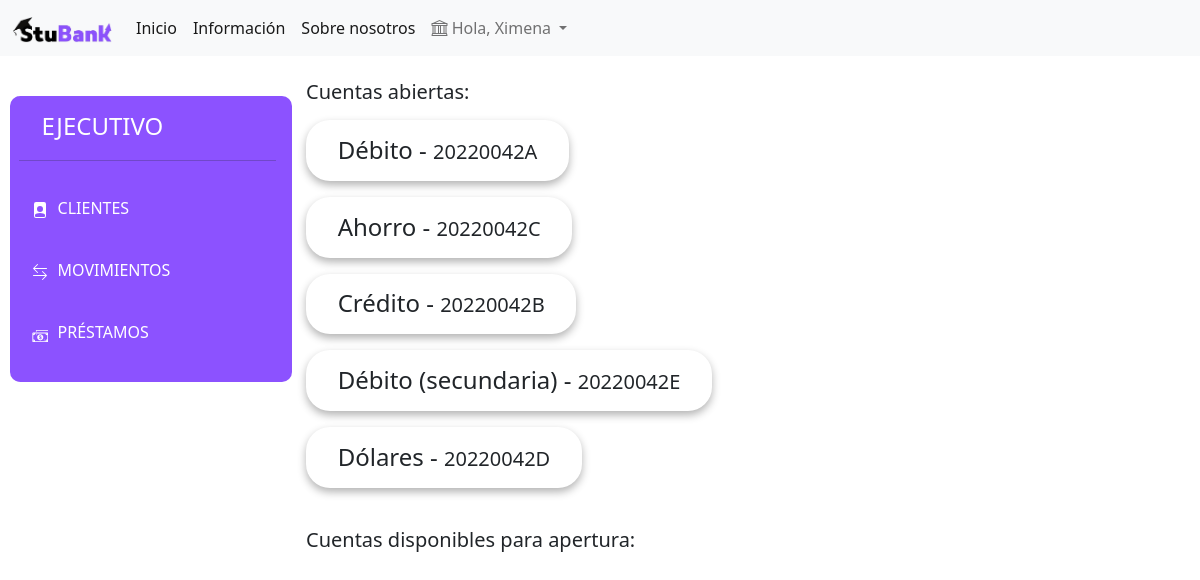
The page /ejecutivo/cuentasCl.php?id=20220042 (signed in) on the database its author committed.
### tables this page shows
CREATE TABLE `cuentas` (
  `id_cuenta` int(11) NOT NULL,
  `nCliente` varchar(9) NOT NULL,
  `cuenta` varchar(10) NOT NULL,
  `tipo` varchar(1) NOT NULL,
  `titulo` varchar(20) NOT NULL,
  `saldo` double NOT NULL DEFAULT 0
);

### ejecutivo/cuentasCl.php (the view, shortened to what this page needs)
<?php
	$id = $_REQUEST['id'];
    include('../view/conexion.php');
    $obtencion = "SELECT * FROM cuentas WHERE nCliente = '$id'";
    $resultado = mysqli_query($mysqli,$obtencion);
    $cuentas = $resultado->fetch_all(MYSQLI_ASSOC);
?>
<!DOCTYPE html>
<html lang="es">
<head>
    <link rel="stylesheet" href="../src/css/menu.css">
    <link rel="stylesheet" href="../src/css/ficha.css">
    <link href="https://cdn.jsdelivr.net/npm/bootstrap@5.2.0/dist/css/bootstrap.min.css" rel="stylesheet">
    <link rel="stylesheet" href="https://cdn.jsdelivr.net/npm/bootstrap-icons@1.9.1/font/bootstrap-icons.css">
</head>
<header>
    <?php include('../view/navbar.php'); ?>
</header>
<body>
    <div class="row">
        <?php include('menu.php'); ?>
        <div class="col-md-8">
            <h5>Cuentas abiertas:</h5>
            <?php foreach($cuentas as $cuenta):?>
                <div class="cuenta">
                    <h4 style="display:inline;"><?=$cuenta['titulo'];?> - </h4><h5 style="display:inline;"><?=$cuenta['cuenta'];?></h5>
                </div>
            <?php endforeach;?>
                <br>
            <h5>Cuentas disponibles para apertura:</h5>
        </div>
    </div>
</body>
</html>

### src/css/ficha.css (style rules this page uses)
.cuenta { box-shadow: 0 4px 8px 0 rgba(0, 0, 0, 0.3); transition: 0.3s; padding: 2% 4% 2% 4%; margin: 1rem 0 1rem 0; border-radius: 1.5rem; width: fit-content; }

### rows shown on the page
cuentas: titulo "Débito", cuenta "20220042A"
cuentas: titulo "Ahorro", cuenta "20220042C"
cuentas: titulo "Crédito", cuenta "20220042B"
cuentas: titulo "Débito (secundaria)", cuenta "20220042E"
cuentas: titulo "Dólares", cuenta "20220042D"

### other values the page prints
$nombre "Ximena"
